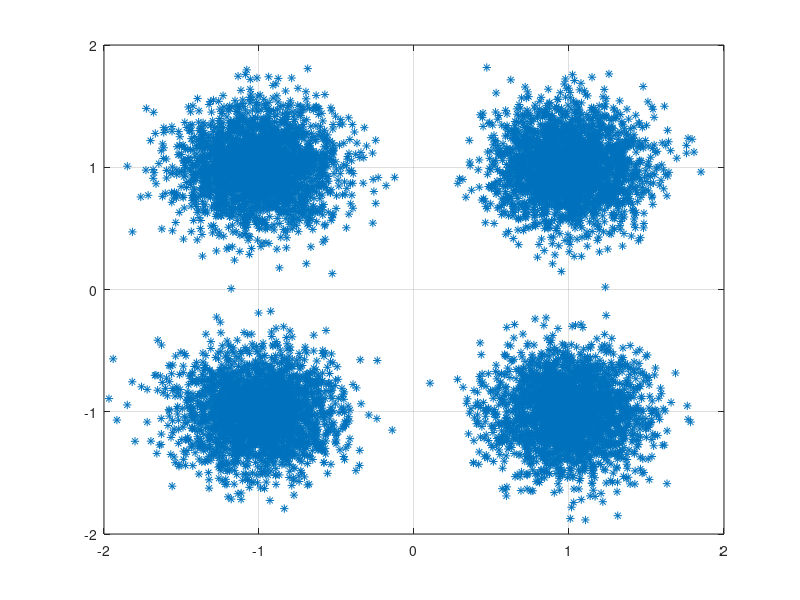

Recreate this plot in MATLAB.
load('d.mat'); % 10000 symbols
load('p.mat'); % 1023 symbols
load('r.mat'); % 32796 symbols

%%%%%%%%%%%%%%%%%%%%%%%%%%%%%%%%%%%%%
% Extract first QAM sequence
%%%%%%%%%%%%%%%%%%%%%%%%%%%%%%%%%%%%%

% Load twice the length of preabmle + one length of QAM seq. -1 in order to have a full
% one. This makes it more efficient since we don't have to process the
% whole r data.
length_qam_seq = 1e4;
% -1 to not have exactly 2 preambles
data = r(1:2*length(p)+length_qam_seq-1);

% Find the first preamble using cross-correlation
[R, ~] = xcorr(data, p);

% Remove the zero-padding and rampup
R = R(length(data):end);

% find the maximum of the correlation and its index tau
[max_R, tau] = max(abs(R))

% Extract the QAM sequence following the first preamble found 
first_qam_seq = r(tau+length(p):tau+length(p)+length_qam_seq-1);

% Make it a column-vector
first_qam_seq = transpose(first_qam_seq);

% Nicolae
length(first_qam_seq)
figure;
plot(first_qam_seq,'*'); grid on;

% Plot the found QAM sequence
%plot(first_qam_seq);

%%%%%%%%%%%%%%%%%%%%%%%%%%%%%%%%%%%%%
% Decode QAM sequence
%%%%%%%%%%%%%%%%%%%%%%%%%%%%%%%%%%%%%
% 4-QAM constellation
map = [ -1 + 1i, -1 - 1i, 1 + 1i, 1 - 1i];

% Demodulates 4-QAM symbols
% Since the channel is assumed to be AWGN, the ML detector is minimum distance
qam_seq_rep = repmat(first_qam_seq, 1, length(map));
map_rep = repmat(map, length_qam_seq, 1);

% Compute min distance
[~, symbols_dec] = min(abs(qam_seq_rep - map_rep), [], 2);

% Transform into 4-QAM symbols
decoded_qam_seq = map(symbols_dec);

% Compute SER
ser = sum(decoded_qam_seq ~= d)/length(decoded_qam_seq) % == 0


% Nicolae
% 9/9
% Very nice work!


